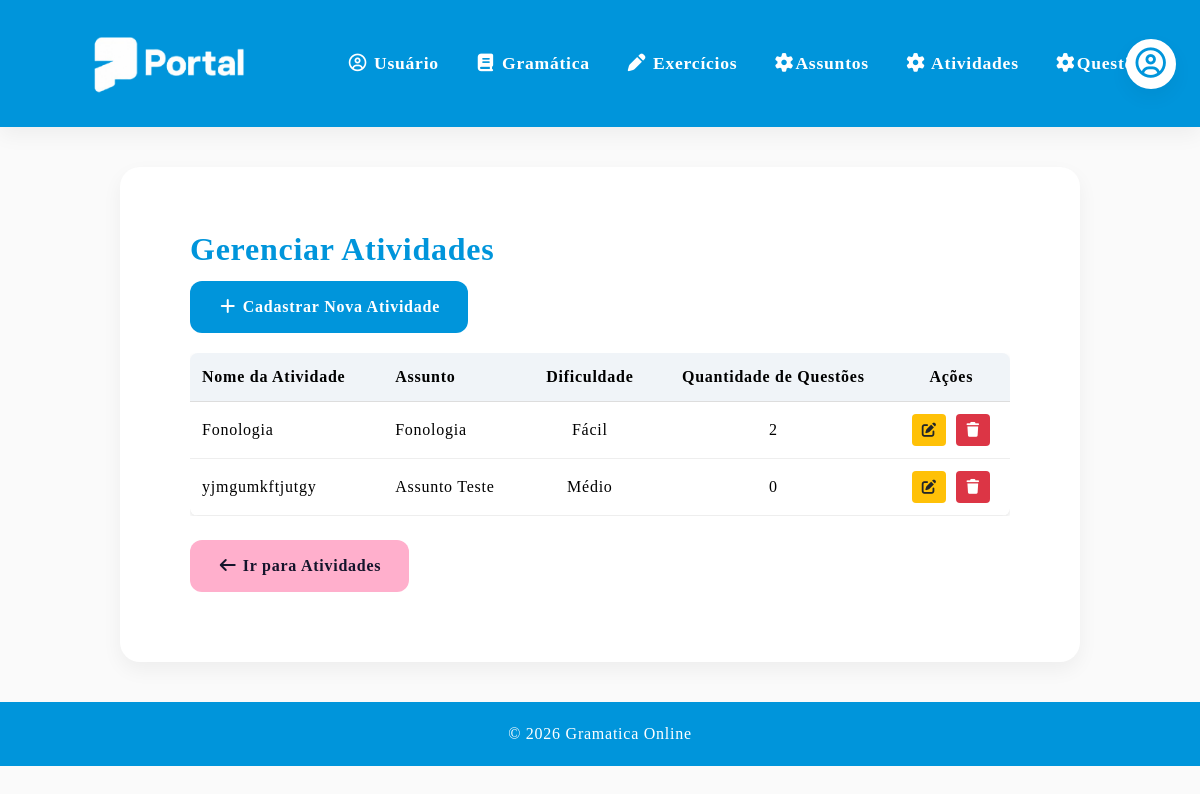
The page /listar_atividades on the database its author committed.
### models.py (models this page shows)
class Atividade(db.Model):
    __tablename__ = "atividade"
    id = db.Column(db.Integer, primary_key=True)
    nome = db.Column(db.String(150), nullable=True)
    dificuldade = db.Column(db.String(50), nullable=True)
    assunto_id = db.Column(db.Integer, db.ForeignKey("assunto.id"), nullable=True)
    assunto = db.relationship("Assunto", back_populates="atividades")
    questoes = db.relationship("Questao", back_populates="atividade", lazy=True, cascade="all, delete-orphan")

class Assunto(db.Model):
    __tablename__ = "assunto"
    id = db.Column(db.Integer, primary_key=True)
    nome = db.Column(db.String(100), nullable=False)
    conteudo = db.Column(db.Text, nullable=True)
    imagem = db.Column(db.String(255), nullable=True)
    arquivo_pdf = db.Column(db.String(255), nullable=True)
    atividades = db.relationship("Atividade", back_populates="assunto", lazy=True)

### app.py (the view)
@app.route('/listar_atividades')
def listar_atividades():
    try:
        atividades = Atividade.query.all()
        assuntos = Assunto.query.all()
        return render_template("listar_atividades.html", atividades=atividades, assuntos=assuntos)
    except Exception as e:
        print("ERRO LISTAR ATIVIDADES:", str(e))
        flash("Erro ao carregar atividades.")
        return redirect(url_for('atividades'))

### templates/listar_atividades.html (shortened to what this page needs)
{% extends "base.html" %}
{% block conteudo %}
        <section class="section">
            <h2>Gerenciar Atividades</h2>
            <p>
                <a href="{{ url_for('cadastrar_atividade') }}" class="btn btn-detalhe">
                    <i class="fa-solid fa-plus"></i> Cadastrar Nova Atividade
                </a>
            </p>
            <div style="margin-top: 20px; overflow-x: auto;">
                <table style="width: 100%; border-collapse: collapse; background: #fff; border-radius: 8px; overflow: hidden; box-shadow: 0 2px 4px rgba(0,0,0,0.1);">
                    <thead>
                        <tr style="background: #f0f4f8;">
                            <th style="padding: 12px; text-align: left; border-bottom: 1px solid #ddd;">Nome da Atividade</th>
                            <th style="padding: 12px; text-align: left; border-bottom: 1px solid #ddd;">Assunto</th>
                            <th style="padding: 12px; text-align: center; border-bottom: 1px solid #ddd;">Dificuldade</th>
                            <th style="padding: 12px; text-align: center; border-bottom: 1px solid #ddd;">Quantidade de Questões</th>
                            <th style="padding: 12px; text-align: center; border-bottom: 1px solid #ddd;">Ações</th>
                        </tr>
                    </thead>
                    <tbody>
                        {% for atividade in atividades %}
                        <tr>
                            <td style="padding: 12px; border-bottom: 1px solid #eee;">{{ atividade.nome }}</td>
                            <td style="padding: 12px; border-bottom: 1px solid #eee;">{{ atividade.assunto.nome }}</td>
                            <td style="padding: 12px; border-bottom: 1px solid #eee; text-align: center;">{{ atividade.dificuldade }}</td>
                            <td style="padding: 12px; border-bottom: 1px solid #eee; text-align: center;">{{ atividade.questoes|length }}</td>
                            <td style="padding: 12px; border-bottom: 1px solid #eee; text-align: center;">
                                <a href="{{ url_for('editar_atividade', id=atividade.id) }}" class="btn" style="padding: 4px 8px; font-size: 0.9em; background: #ffc107; color: #212529; text-decoration: none; border-radius: 4px; margin-right: 5px;">
                                    <i class="fa-solid fa-pen-to-square"></i>
                                </a>
                                <a href="{{ url_for('apagar_atividade', id=atividade.id) }}" class="btn" style="padding: 4px 8px; font-size: 0.9em; background: #dc3545; color: white; text-decoration: none; border-radius: 4px;" onclick="return confirm('Tem certeza que deseja apagar?')">
                                    <i class="fa-solid fa-trash"></i>
                                </a>
                            </td>
                        </tr>
                        {% else %}
                        <tr>
                            <td colspan="5" style="padding: 15px; text-align: center; color: #6c757d;">Nenhuma atividade cadastrada.</td>
                        </tr>
                        {% endfor %}
                    </tbody>
                </table>
            </div>
            <br>
            <a href="{{ url_for('atividades') }}" class="btn btn-gramatica">
                <i class="fa-solid fa-arrow-left"></i> Ir para Atividades
            </a>
        </section>
{% endblock %}

### static/css/style.css (style rules this page uses)
:root { --primary-blue: #0095DB; --secondary-blue: #D5F7FF; --primary-pink: #FFAFCC; --secondary-pink: #FFECF4; --pink: #FF477E; --mint-green: #DFFCF4; --success-green: #00966D; --soft-purple: #DDD0F8; --soft-yellow: #FFF0D4; --yellow: #F4B740; --bg-light: #FAFAFA; --gray-light: #EDEDED; --gray-medium: #D6D8E7; --text-dark: #14142B; --shadow-soft: 0 8px 20px rgba(0, 0, 0, 0.05); }
* { margin: 0; padding: 0; box-sizing: border-box; }
body { font-family: 'Basier Square'; font-weight: 400; font-size: 1.0em; line-height: 1.5em; letter-spacing: 0.75px; background-color: var(--bg-light); */ }
.section { background: white; border-radius: 20px; padding: 70px; margin-bottom: 30px; box-shadow: var(--shadow-soft); transition: 0.3s; }
h2 { color: var(--primary-blue); margin-bottom: 20px; font-size: 2rem; }
.btn { display: inline-block; background-color: var(--primary-blue); color: white; padding: 14px 28px; border-radius: 12px; text-decoration: none; font-weight: bold; border: none; cursor: pointer; transition: 0.3s; }
.btn-gramatica { background-color: var(--primary-pink); color: var(--text-dark); }

### rows shown on the page
Atividade: nome "Fonologia", assunto.nome "Fonologia", dificuldade "Fácil", questoes|length "2"
Atividade: nome "yjmgumkftjutgy", assunto.nome "Assunto Teste", dificuldade "Médio", questoes|length "0"
